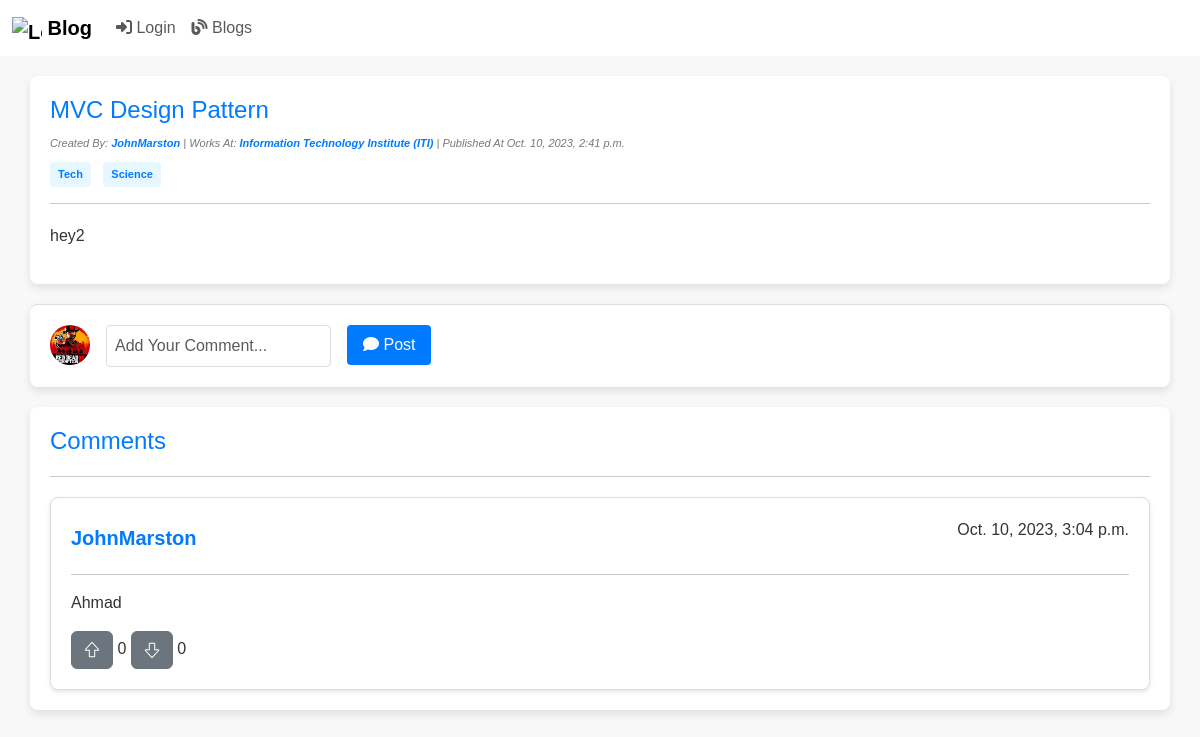
The page /blog/id/39/ on the database its author committed.
### myApp/models.py (models this page shows, shortened)
class Blog(models.Model):
  ID = models.BigAutoField(auto_created = True, primary_key=True, verbose_name="ID")
  title = models.CharField(max_length=200)
  content = models.TextField()
  author = models.ForeignKey(User, on_delete=models.CASCADE, blank=False)
  created_at = models.DateTimeField(auto_now_add=True, blank=True)
  updated_at = models.DateTimeField(auto_now=True)
  is_draft = models.BooleanField(default=True)
  publish_status = models.CharField(max_length=10, choices=[('draft', 'Draft'), ('published', 'Published')], default='draft')
  tags = models.ManyToManyField(Tag,related_name="tag_posts")
  categories = models.ManyToManyField(Category)
  company = models.ForeignKey(Company, on_delete=models.SET_NULL, blank=True, null=True)

class Company(models.Model):
  ID = models.BigAutoField(auto_created = True, primary_key=True, verbose_name="ID")
  name = models.CharField(max_length=30)
  manager = models.ForeignKey(User, on_delete=models.CASCADE, blank=False)
  location = models.CharField(max_length=100, null=True, blank=True)
  description = models.TextField(null=True, blank=True)
  def __str__(self):
    return self.name

class Tag(models.Model):
  category  = models.ManyToManyField(Category,related_name='tags')
  tag_name  = models.CharField(max_length=100)

class Comment(models.Model):
  ID = models.BigAutoField(auto_created = True, primary_key=True, verbose_name="ID")
  content = models.TextField()
  user = models.ForeignKey(User, on_delete=models.CASCADE, blank=False)
  blog = models.ForeignKey(Blog, on_delete=models.CASCADE, blank=False)
  upVote = models.ManyToManyField(User, blank=True, related_name="upVotes")
  downVote = models.ManyToManyField(User, blank=True, related_name="downVotes")
  created_at = models.DateTimeField(auto_now_add=True, blank=True)
  updated_at = models.DateTimeField(auto_now=True)

### myApp/views.py (the view)
# urls.py: path("blog/id/<int:id>/", views.blogPage, name="blogPage"),
def blogPage(request, id):
    _blog = Blog.objects.get(ID=id)
    comments = Comment.objects.filter(blog=_blog).annotate(upVotes_count=Count('upVote'), downVotes_count=Count('upVote')).order_by("-upVotes_count","downVotes_count","-created_at")
    context = {"Blog": _blog , "Comments": comments}
    return render(request, "Blog/blogPage.html", context)

### myApp/templatetags/markdown_extras.py (called while the page is built)
@register.filter()
@stringfilter
def markdown(value):
    return md.markdown(value, extensions=['markdown.extensions.fenced_code'])

### myApp/templatetags/my_custom_tags.py (called while the page is built)
@register.filter(name='userProfID')
def userProfID(user):
    userProf = UserProfile.objects.get(user=user)
    return userProf.id

### myApp/templates/Blog/blogPage.html (shortened to what this page needs)
<!DOCTYPE html>
<html lang="en">
{% load static %} {% load crispy_forms_tags %}
{% load my_custom_tags %}
<head>
    <link href="{% static 'css/bootstrap.css' %}" rel="stylesheet">
    <link href="{% static 'css/home.css' %}" rel="stylesheet">
    <link rel="stylesheet" href="https://cdnjs.cloudflare.com/ajax/libs/font-awesome/6.1.0/css/all.min.css">
</head>
<body>
    {% load markdown_extras %}
    {% include "Blog/blogNavBar.html" %}
    <div class="container">
        <div class="header">
            <h1>{{ Blog.title }}</h1>
        </div>
        <div class="author-info">
            Created By:
            <a href="{% url "userProfile" userProfID=Blog.author|userProfID %}">{{ Blog.author.username }}</a>
            {% if Blog.company %}
            | Works At: <a href="{% url "companyProfile" company_id=Blog.company.ID %}">{{ Blog.company }}</a>
            {% endif %}
            | Published At {{ Blog.created_at }}
        </div>
        <div class="tags">
            {% if Blog.tags.all %}
            {% for tag in Blog.tags.all %}
            <a href="{% url "tagposts" tag.pk %}" class="tag">{{ tag.tag_name }}</a>
            {% endfor %}
            {% endif %}
        </div>
        <hr>
        <div class="content">
            <p>{{ Blog.content | markdown | safe }}</p>
        </div>
    </div>
    <div class="container comment-section">
        <form class="comment-form" method="POST" action="{% url "addComment" blog_id=Blog.ID %}">
            <div class="row g-3">
                <div class="col-auto">
                    <img class="img-icon" src="{% static 'images/Red_Dead_Redemption_II.jpg' %}">
                </div>
                <div class="col-auto">
                    <input class="form-control" type="text" name="comment" placeholder="Add Your Comment...">
                </div>
                <div class="col-auto">
                    <button type="submit" class="btn btn-primary"><i class="fas fa-comment"></i> Post</button>
                </div>
            </div>
        </form>
    </div>
    <div class="container comment-container">
        <h1>Comments</h1>
        <hr>
        {% for comment in Comments %}
        <div class="comment">
            <div class="comment-header">
                <h5><a href="{% url "userProfile" userProfID=comment.user|userProfID %}">{{ comment.user.username }}</a></h5>
                <p>{{ comment.created_at }}</p>
            </div>
            <hr>
            <div class="comment-content">
                <p>{{ comment.content }}</p>
            </div>
            <div>
                {% if request.user in comment.upVote.all %}
                <a href="{% url "upVote" comment_id=comment.ID %}" class="btn btn-primary">
                {% else %}
                <a href="{% url "upVote" comment_id=comment.ID %}" class="btn btn-secondary">
                {% endif %}
                </a>
                {{ comment.upVote.all|length }}
                {% if request.user in comment.downVote.all %}
                <a href="{% url "downVote" comment_id=comment.ID %}" class="btn btn-primary">
                {% else %}
                <a href="{% url "downVote" comment_id=comment.ID %}" class="btn btn-secondary">
                {% endif %}
                    <span class="flex mx-xs text-16 downvote-indicator">
                        <svg rpl="" fill="currentColor" height="16" icon-name="downvote-outline" viewBox="0 0 20 20" width="16" xmlns="http://www.w3.org/2000/svg">
                            <path d="M10 20a1.122 1.122 0 0 1-.834-.372l-7.872-8.581A1.251 1.251 0 0 1 1.118 9.7 1.114 1.114 0 0 1 2.123 9H6V2.123A1.125 1.125 0 0 1 7.123 1h5.754A1.125 1.125 0 0 1 14 2.123V9h3.874a1.114 1.114 0 0 1 1.007.7 1.25 1.25 0 0 1-.171 1.345l-7.876 8.589A1.128 1.128 0 0 1 10 20Zm-7.684-9.75L10 18.69l7.741-8.44H12.75v-8h-5.5v8H2.316Zm15.469-.05c-.01 0-.014.007-.012.013l.012-.013Z"></path>
                        </svg>
                    </span>
                </a>
                {{ comment.downVote.all|length }}
            </div>
        </div>
        {% endfor %}
    </div>
</body>
</html>

### static/css/home.css (style rules this page uses)
body { background-color: #f5f5f5; }
a { text-decoration: none; color: #007bff; font-weight: 700; }
.container { background-color: white; padding: 20px; margin-top: 15px; border-radius: 10px; box-shadow: 0 0 0 1.5px rgba(var(--grey-900), 0.05); }

### myApp/templates/Blog/blogPage.html (style rules this page uses)
body { font-family: Arial, sans-serif; background-color: #f8f8f8; color: #333; }
.container { margin-top: 20px; background-color: #fff; padding: 20px; border-radius: 8px; box-shadow: 0px 4px 8px rgba(0, 0, 0, 0.1); }
h1 { font-size: 24px; margin-bottom: 20px; color: #007bff; }
.header { display: flex; justify-content: space-between; align-items: center; }
.header h1 { margin: 0; }
.author-info { font-size: 11px; color: #777; font-style: italic; margin-top: 10px; }
.tags { margin-top: 10px; }
.tag { display: inline-block; padding: 4px 8px; margin-right: 8px; background-color: #e6f7ff; color: #007bff; border-radius: 4px; font-size: 11px; text-decoration: none; font-weight: bold; transition: background-color 0.3s ease; }
.content { margin-top: 20px; }
.comment-section { margin-top: 20px; border-top: 1px solid #ddd; padding-top: 20px; }
.comment-form { display: flex; gap: 10px; align-items: center; }
.img-icon { width: 40px; height: 40px; border-radius: 50%; }
.comment-form input[type="text"] { width: 100%; padding: 8px; border: 1px solid #ddd; border-radius: 4px; }
.comment-form button { padding: 8px 16px; background-color: #007bff; color: #fff; border: none; border-radius: 4px; cursor: pointer; transition: background-color 0.3s ease; }
.comment-container { margin-top: 20px; }
.comment { margin-top: 20px; border: 1px solid #ddd; padding: 20px; border-radius: 8px; background-color: #fff; box-shadow: 0px 2px 4px rgba(0, 0, 0, 0.1); }
.comment-header { display: flex; justify-content: space-between; align-items: center; }
.comment-header h5 { margin: 0; }
.comment-content { margin-top: 10px; }

### rows shown on the page
Blog: title "MVC Design Pattern", author.username "JohnMarston", company "Information Technology Institute (ITI)", created_at "Oct. 10, 2023, 2:41 p.m.", content "hey2"
Tag: tag_name "Tech"
Tag: tag_name "Science"
Comment: user.username "JohnMarston", created_at "Oct. 10, 2023, 3:04 p.m.", content "Ahmad", upVote.all|length "0", downVote.all|length "0"
